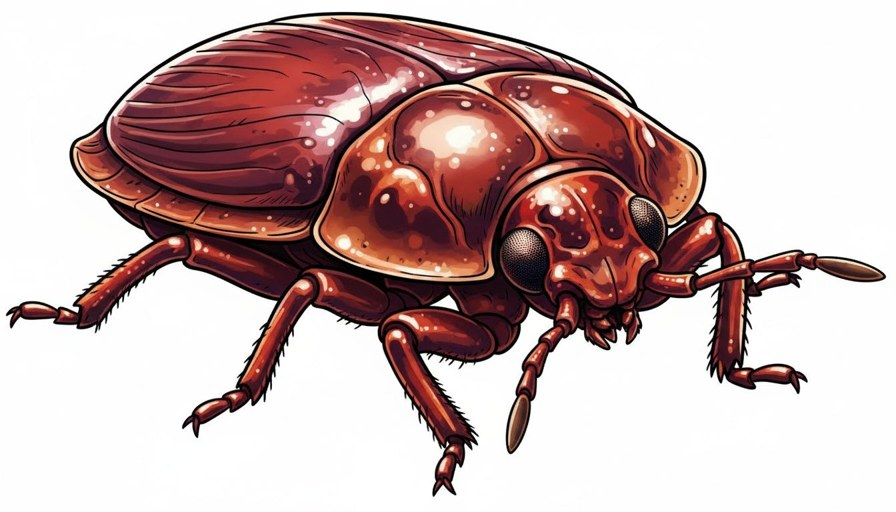
#> input picture canales/animales-peligrosos/miniatura/referencias/ref_chinche.jpg, 896 x 512 px
$ python -i tira.py   (imports and definitions only)
#> lines starting #> are read from the running program, lines starting #| are printed output that depends on the picture; after the words box and inside, x2 and y2 are one past the last pixel; in counts of white or black regions, pixels touching at a corner belong together
#> further down, picture is the input picture: PIL image 896x512 RGB; mean R, G, B 200.5, 177, 176.1
"""Tira de niveles (sección 15): se arma con código a partir de los recortes de
cada sujeto y del bloque `tira_niveles` del estilo. Nada de texto dentro de
imágenes generadas: «Nivel N» se dibuja aquí.

Salidas en <proyecto>/assets/tira/:
    tira_niveles.png              la tira completa (fondo transparente)
    tira_niveles_pixelada.png     igual, con la tarjeta del villano pixelada
    tarjeta_N.png / tarjeta_N_pixelada.png   cada tarjeta suelta
    vista_tira.png                vista previa sobre el fondo del estilo
"""
from __future__ import annotations

import math
import random
import subprocess
import wave
from dataclasses import dataclass
from pathlib import Path

import numpy as np
from PIL import Image, ImageChops, ImageDraw, ImageFilter, ImageFont

from .esquemas import EscenasV2, Estilo, TiraNiveles

CARPETA = "assets/tira"


# ------------------------------------------------------------------ utilidades

def _rgb(hexa: str) -> tuple[int, int, int]:
    h = hexa.lstrip("#")
    return tuple(int(h[i:i + 2], 16) for i in (0, 2, 4))  # type: ignore[return-value]


# [7 lines that did not run here, left out]


def quitar_fondo_liso(img: Image.Image, tolerancia: int = 38) -> Image.Image:
    """Recorte para sujetos generados sobre fondo liso (gris #808080 o blanco):
    se inunda desde los bordes el color del fondo. (rembg se usa solo en las
    miniaturas: en el video sería lento, cientos de recortes por render.)

    (17-10) Antes se usaba ImageDraw.floodfill, que va píxel por píxel en Python: era casi la MITAD del tiempo de
    render de Peligro Tropical. Ahora la misma regla (suma de diferencias con el color del borde ≤ tolerancia,
    vecinos en cruz) se hace con numpy + OpenCV: el mismo recorte, cientos de veces más rápido."""
#> called with tolerancia = 38
    base = img.convert("RGB")
    try:
        import cv2
    except ImportError:                            # sin OpenCV: la forma de antes
        return _quitar_fondo_liso_lento(base, tolerancia)
    a = np.asarray(base, np.int16)
    h, w = a.shape[:2]
#> h = 512; w = 896
    fondo = np.zeros((h, w), bool)
    for x, y in [(0, 0), (w - 1, 0), (0, h - 1), (w - 1, h - 1), (w // 2, 0), (w // 2, h - 1), (0, h // 2), (w - 1, h // 2)]:
        if fondo[y, x]:
            continue
        parecido = (np.abs(a - a[y, x]).sum(axis=2) <= tolerancia).astype(np.uint8)
        mascara = np.zeros((h + 2, w + 2), np.uint8)
        cv2.floodFill(parecido, mascara, (x, y), 2, 0, 0, 4)
        fondo |= parecido == 2
#> this loop made 8 passes
#> pass 1, in quitar_fondo_liso, `parecido = (np.abs(a - a[y, x]).sum(axis=2) <= tolerancia).astype(np.u..`:
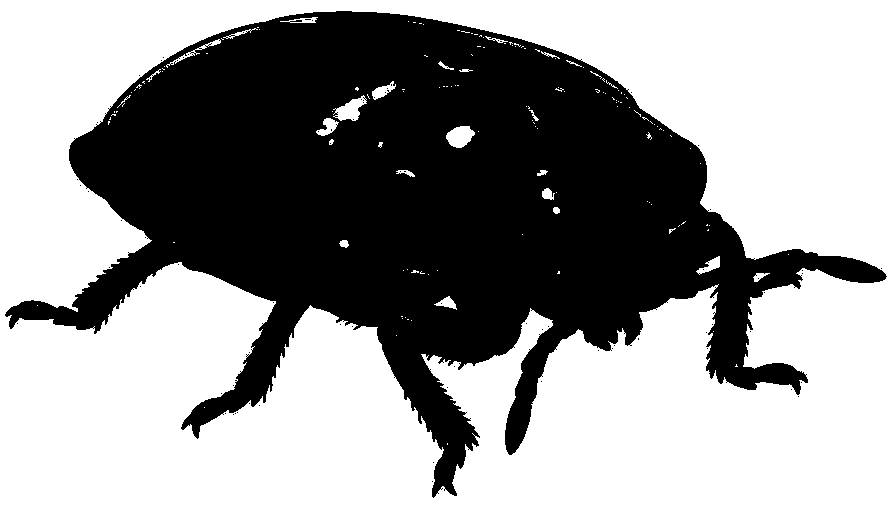
#> parecido: shape (512, 896); values 0 (black) and 1 (white), 59.9% white; 76 black regions (75 under 20 px), largest, box (x1, y1, x2, y2) and area: (5, 11, 887, 498) 183700
#> pass 1, in quitar_fondo_liso, `fondo |= parecido == 2`:
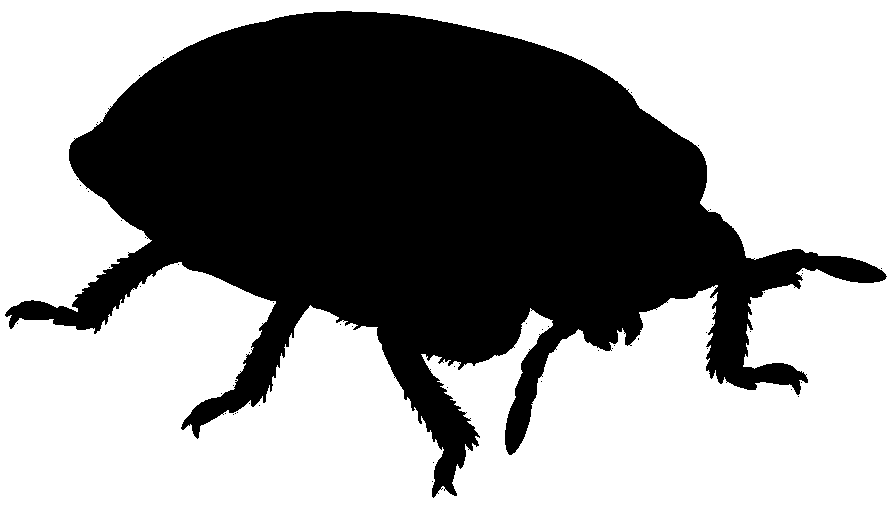
#> fondo: shape (512, 896) bool; 59.3% white; 52 black regions (51 under 20 px), largest, box (x1, y1, x2, y2) and area: (5, 11, 887, 498) 186850
    alfa = Image.fromarray(np.where(fondo, 0, 255).astype("uint8"))
    alfa = alfa.filter(ImageFilter.MinFilter(3)).filter(ImageFilter.GaussianBlur(1.2))
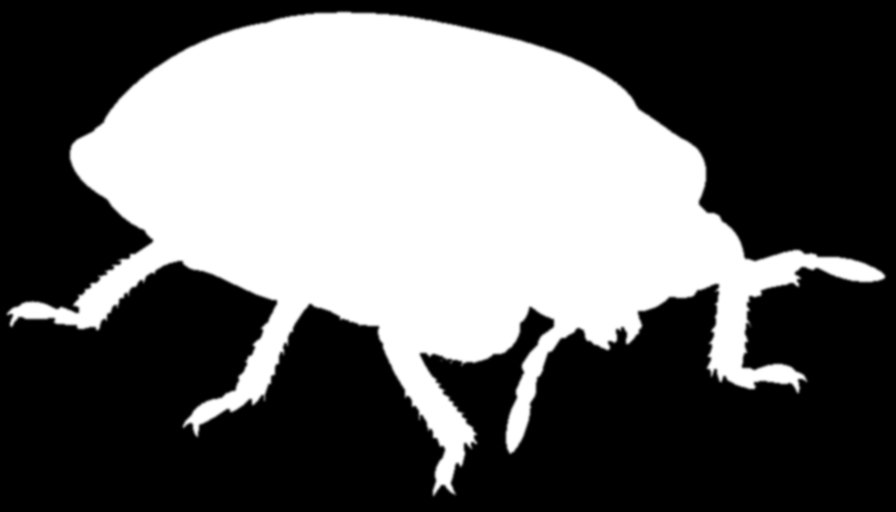
#> alfa: PIL image 896x512 L; min 0, max 255, mean 100.8
    salida = base.convert("RGBA")
    salida.putalpha(alfa)
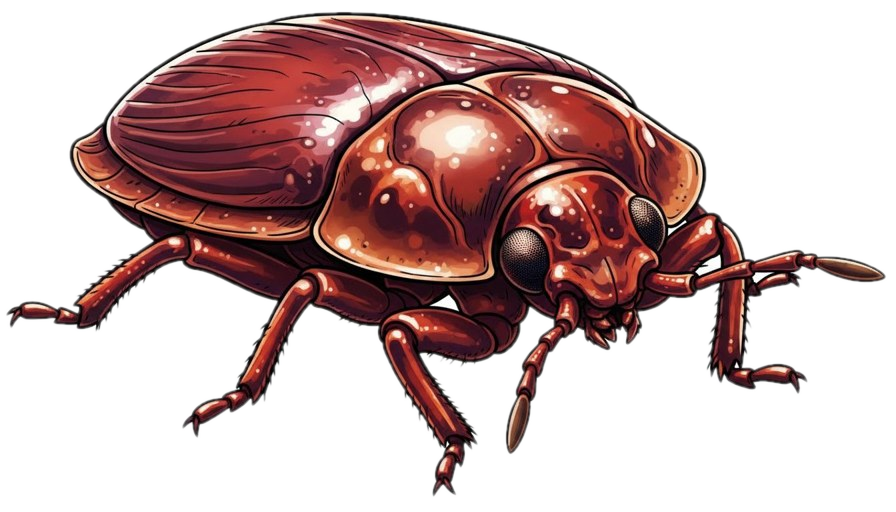
#> salida: PIL image 896x512 RGBA; mean R, G, B, A 200.5, 177, 176.1, 100.8; transparent parts drawn white
    return salida


# [51 lines left out: functions _quitar_fondo_liso_lento, recorte_valido, pixelar, niebla, _mascara_redondeada, not called in this run]


# ------------------------------------------------------------------ tarjetas

# [7 lines that did not run here, left out]


# [33 lines that did not run here, left out]


# [10 lines that did not run here, left out]


# [10 lines that did not run here, left out]


# [61 lines that did not run here, left out]


# [7 lines that did not run here, left out]


# ------------------------------------------------------------------ clip de prueba

def _suave(x: float) -> float:
    """Curva ease-in-out (14.4): nunca velocidad lineal."""
    x = min(max(x, 0.0), 1.0)
    return x * x * (3 - 2 * x)


def _barrido(sr: int, dur: float, rng: np.random.Generator) -> np.ndarray:
    n = int(sr * dur)
    ruido = rng.normal(0, 1, n)
    # filtro paso banda que sube: barrido
    salida = np.zeros(n)
    y1 = y2 = 0.0
    for i in range(n):
        f = 0.02 + 0.25 * (i / n)
        y1 += f * (ruido[i] - y1)
        y2 += f * (y1 - y2)
        salida[i] = y1 - y2
    env = np.sin(np.linspace(0, math.pi, n)) ** 1.5
    return salida * env / (np.abs(salida).max() + 1e-9) * 0.5


def _golpe(sr: int, dur: float) -> np.ndarray:
    tt = np.arange(int(sr * dur)) / sr
    f = 58 * np.exp(-tt * 1.8) + 32
    tono = np.sin(2 * math.pi * np.cumsum(f) / sr) * np.exp(-tt * 3.2)
    clic = np.random.default_rng(3).normal(0, 1, len(tt)) * np.exp(-tt * 40) * 0.4
    return (tono + clic) * 0.9


def _zumbido(sr: int, dur: float) -> np.ndarray:
    tt = np.arange(int(sr * dur)) / sr
    return (np.sin(2 * math.pi * 55 * tt) + 0.5 * np.sin(2 * math.pi * 82 * tt)) * np.minimum(tt / dur, 1) * 0.18


# [99 lines that did not run here, left out]

>>> from PIL import Image
>>> picture = Image.open('../canales/animales-peligrosos/miniatura/referencias/ref_chinche.jpg')
>>> result = quitar_fondo_liso(picture)

$ run again, on canales/animales-peligrosos/miniatura/referencias/ref_cucaracha.jpg
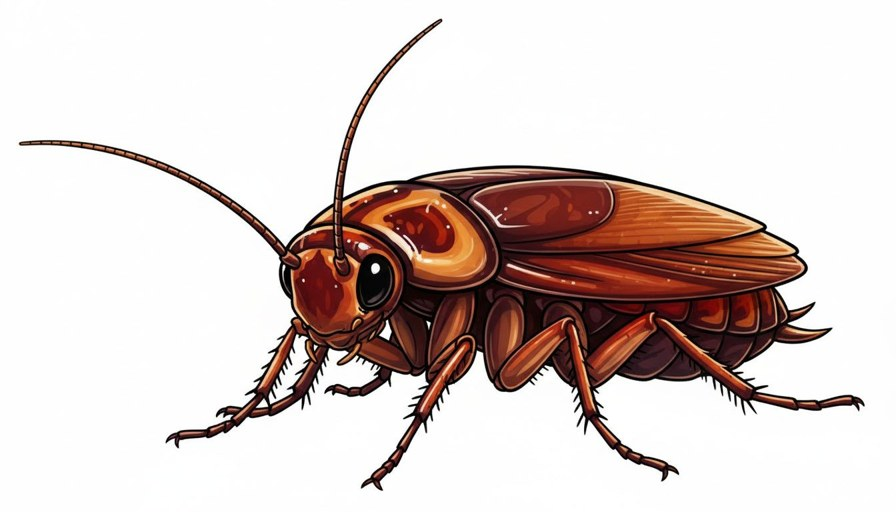
#> input picture canales/animales-peligrosos/miniatura/referencias/ref_cucaracha.jpg, 896 x 512 px
#> picture is the input picture: PIL image 896x512 RGB; mean R, G, B 218.2, 206, 202.9
#> the loop in quitar_fondo_liso, `for x, y in [(0, 0), (w - 1, 0), (0, h - 1), (w - 1, h - 1), (w // 2, ..` made 8 passes
#> pass 1, in quitar_fondo_liso, `parecido = (np.abs(a - a[y, x]).sum(axis=2) <= tolerancia).astype(np.u..`:
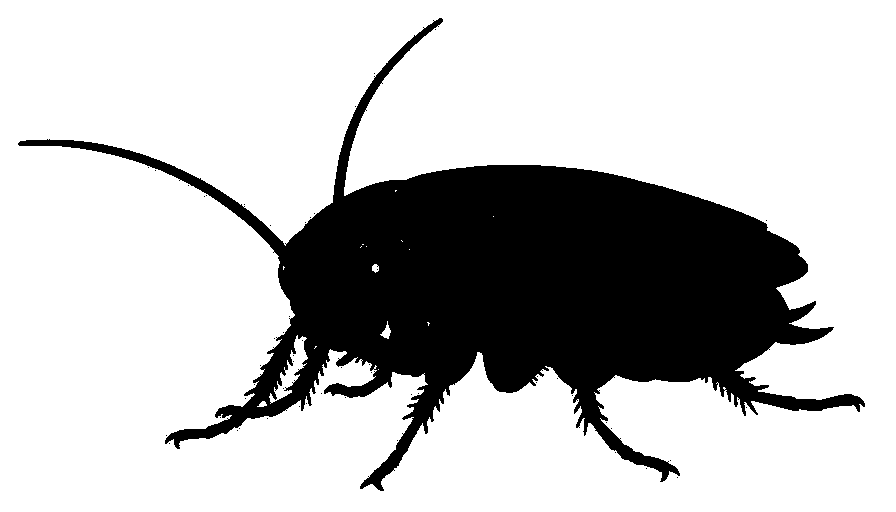
#> parecido: shape (512, 896); values 0 (black) and 1 (white), 76% white; 53 black regions (52 under 20 px), largest, box (x1, y1, x2, y2) and area: (18, 18, 865, 491) 110015
#> in quitar_fondo_liso, `salida.putalpha(alfa)`:
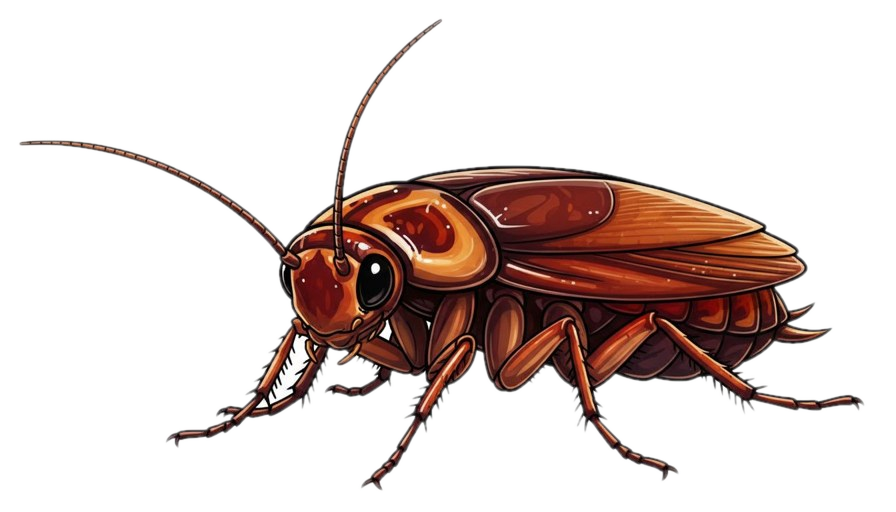
#> salida: PIL image 896x512 RGBA; mean R, G, B, A 218.2, 206, 202.9, 58.5; transparent parts drawn white

$ run again, on canales/animales-peligrosos/miniatura/referencias/ref_mosca.jpg
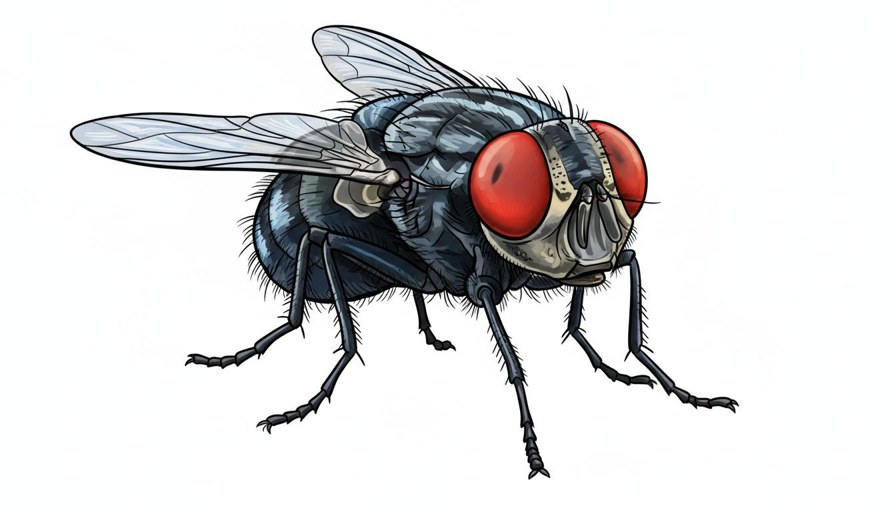
#> input picture canales/animales-peligrosos/miniatura/referencias/ref_mosca.jpg, 896 x 512 px
#> picture is the input picture: PIL image 896x512 RGB; mean R, G, B 219.1, 218.4, 219.1
#> the loop in quitar_fondo_liso, `for x, y in [(0, 0), (w - 1, 0), (0, h - 1), (w - 1, h - 1), (w // 2, ..` made 8 passes
#> pass 1, in quitar_fondo_liso, `parecido = (np.abs(a - a[y, x]).sum(axis=2) <= tolerancia).astype(np.u..`:
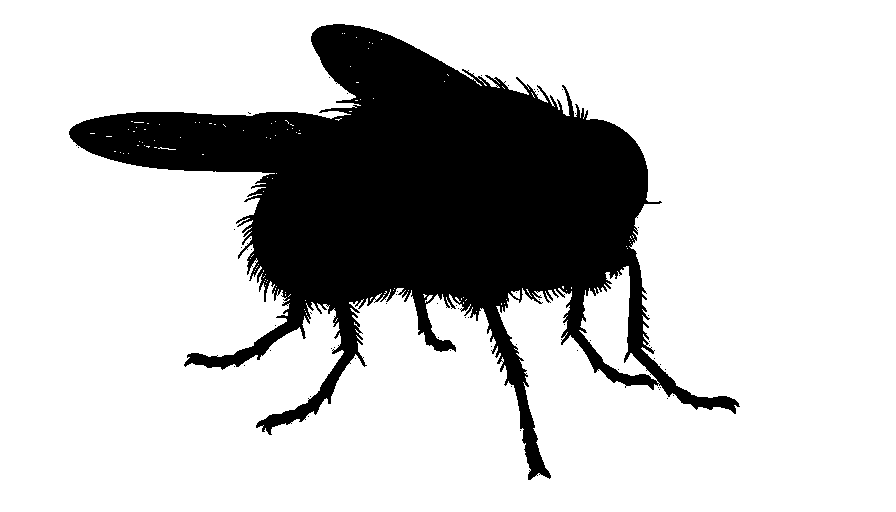
#> parecido: shape (512, 896); values 0 (black) and 1 (white), 77.4% white; 58 black regions (57 under 20 px), largest, box (x1, y1, x2, y2) and area: (69, 24, 740, 480) 103845
#> in quitar_fondo_liso, `salida.putalpha(alfa)`:
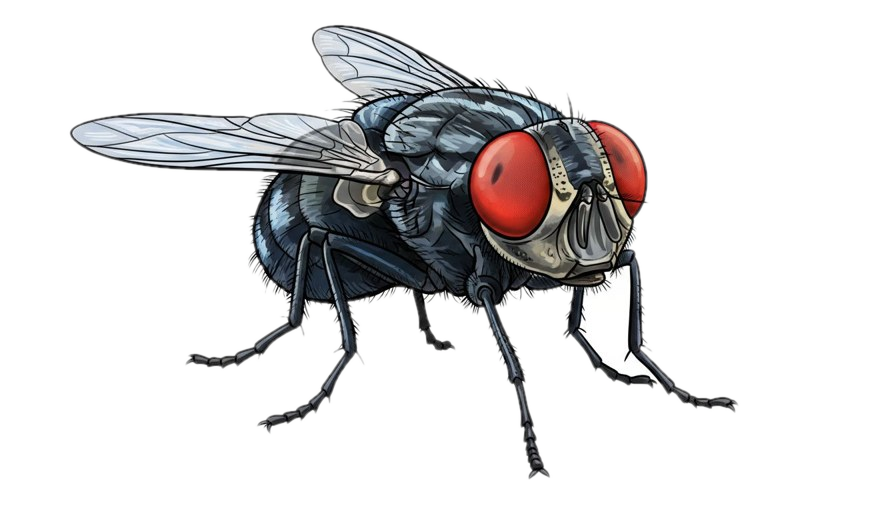
#> salida: PIL image 896x512 RGBA; mean R, G, B, A 219.1, 218.4, 219.1, 56.6; transparent parts drawn white
